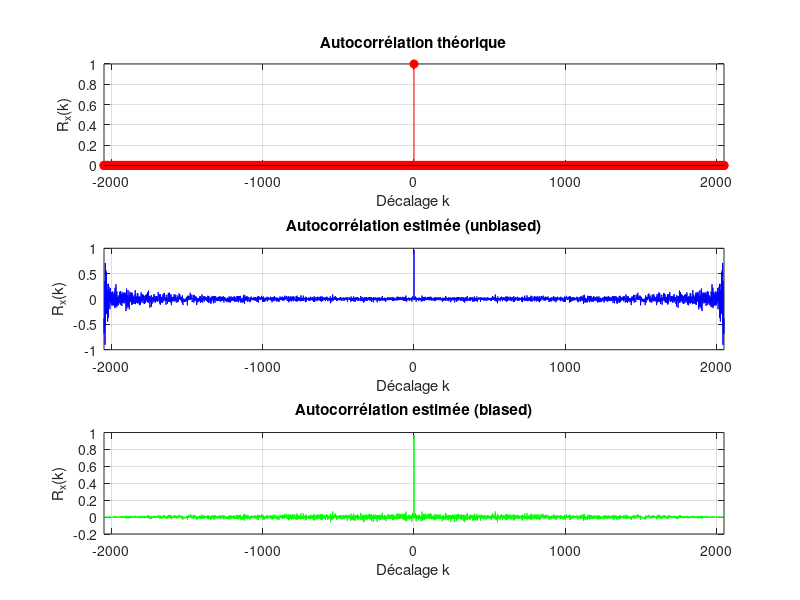

Reproduce this figure in MATLAB. (Note: this script raises an error after producing the figure.)
%% Préliminaire 1 : Analyse d'un bruit blanc gaussien
clear; close all; clc;

N = 2048;          % longueur du signal
sigma = 1;         % écart-type
mu = 0;            % moyenne

%Génération d'un bruit blanc gaussien 
x = sigma * randn(1, N) + mu;

% Autocorrélation théorique
R_theo = sigma^2 * [zeros(1, N-1), 1, zeros(1, N-1)]; % même longueur que xcorr

% Autocorrélation estimée
[R_est_biased, lags] = xcorr(x, "biased");
[R_est_unbiased, ~]  = xcorr(x, "unbiased");

% Affichage
figure;
    
subplot(3,1,1); % Théorique
stem(lags, R_theo, 'r', 'filled');
xlabel('Décalage k');
xlim([min(lags) max(lags)]);
ylabel('R_x(k)');
title('Autocorrélation théorique');
grid on;

subplot(3,1,2); % Estimée biased
plot(lags, R_est_unbiased, 'b');
xlabel('Décalage k');
xlim([min(lags) max(lags)]);
ylabel('R_x(k)');
title('Autocorrélation estimée (unbiased)');
grid on;

subplot(3,1,3); % Estimée unbiased
plot(lags, R_est_biased, 'g');
xlabel('Décalage k');
xlim([min(lags) max(lags)]);
ylabel('R_x(k)');
title('Autocorrélation estimée (biased)');
grid on;

sgtitle('Comparaison des autocorrélations (Théorique / Biased / Unbiased)');

%% Densité spectrale de puissance (DSP) estimée
Fe = 1; Nfft = 1024;
[Pp, f]  = Mon_Periodogramme(x, Nfft, Fe);
[Pd, ~]  = Mon_Daniell(x, Nfft, Fe, 9); %9= taille de lissage
[Pb, ~]  = Mon_Bartlett(x, Nfft, Fe);
[Pw, ~]  = Mon_Welch(x, Nfft, Fe, 0.5);
[Pc, ~]  = Mon_Correlogramme(x, Nfft, Fe);


% DSP théorique (constante = sigma^2)
P_theo = sigma^2 * ones(size(f));
% Conversion en dB
Pp_dB = 10*log10(Pp);
Pb_dB = 10*log10(Pb);
Pw_dB = 10*log10(Pw);
Pd_dB = 10*log10(Pd);
Pc_dB = 10*log10(Pc);
Pth_dB = 10*log10(P_theo);

% Trouver les bornes globales 
ymin = min([Pp_dB Pb_dB Pw_dB Pd_dB Pc_dB]) - 2;
ymax = max([Pp_dB Pb_dB Pw_dB Pd_dB Pc_dB]) + 2;

figure;

subplot(5,1,1);
plot(f, Pp_dB, 'b', 'LineWidth', 1.2); hold on;
plot(f, Pth_dB, 'k--', 'LineWidth', 1);
xlabel('Fréquence (Hz)'); ylabel('Puissance (dB)');
title('Périodogramme simple');
grid on; ylim([ymin ymax]);

subplot(5,1,2);
plot(f, Pd_dB, 'c', 'LineWidth', 1.2); hold on;
plot(f, Pth_dB, 'k--', 'LineWidth', 1);
xlabel('Fréquence (Hz)'); ylabel('Puissance (dB)');
title('Méthode de Daniell (lissage)');
grid on; ylim([ymin ymax]);


subplot(5,1,3);
plot(f, Pb_dB, 'm', 'LineWidth', 1.2); hold on;
plot(f, Pth_dB, 'k--', 'LineWidth', 1);
xlabel('Fréquence (Hz)'); ylabel('Puissance (dB)');
title('Méthode de Bartlett');
grid on; ylim([ymin ymax]);

subplot(5,1,4);
plot(f, Pw_dB, 'g', 'LineWidth', 1.2); hold on;
plot(f, Pth_dB, 'k--', 'LineWidth', 1);
xlabel('Fréquence (Hz)'); ylabel('Puissance (dB)');
title('Méthode de Welch');
grid on; ylim([ymin ymax]);

subplot(5,1,5);
plot(f, Pc_dB, 'r', 'LineWidth', 1.2); hold on;
plot(f, Pth_dB, 'k--', 'LineWidth', 1);
xlabel('Fréquence (Hz)'); ylabel('Puissance (dB)');
title('Méthode du Corrélogramme');
grid on; ylim([ymin ymax]);

sgtitle('Comparaison des estimateurs de la DSP du bruit blanc');


%% platitude
nb_real = 100;                  % nombre de réalisations
flatness = zeros(1, nb_real);

for k = 1:nb_real
    x = randn(1, N);             % bruit blanc gaussien
    flatness(k) = platitude_spectrale(Pw);
end

moyenne = mean(flatness);
ecart_type = std(flatness);

disp(['Platitude spectrale moyenne = ', num2str(moyenne)]);
disp(['Écart-type = ', num2str(ecart_type)]);